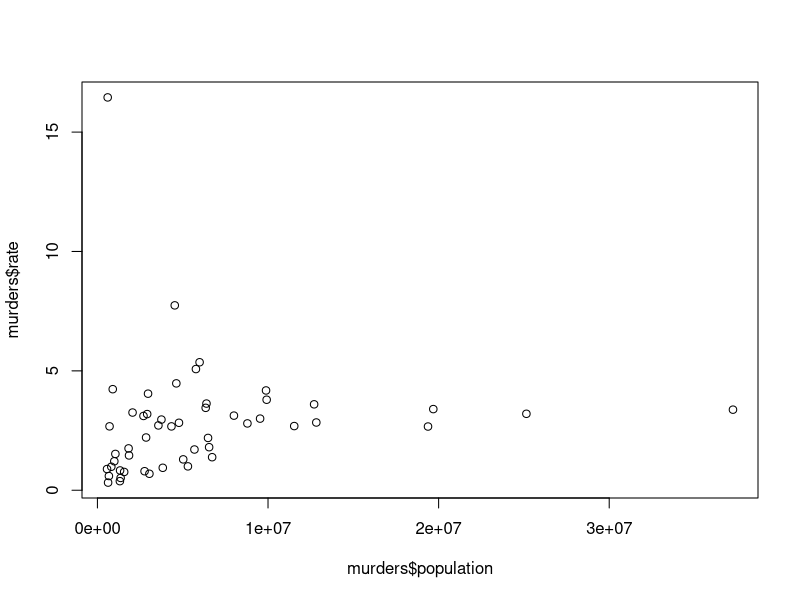
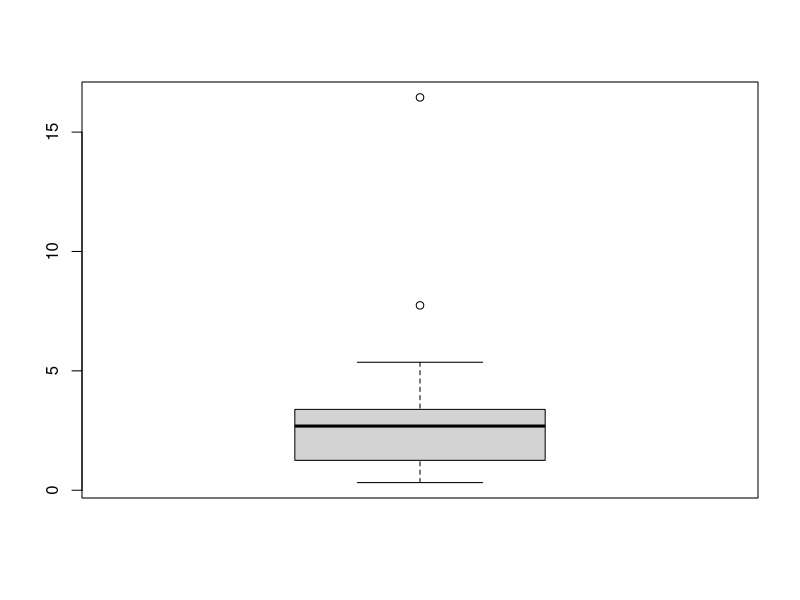
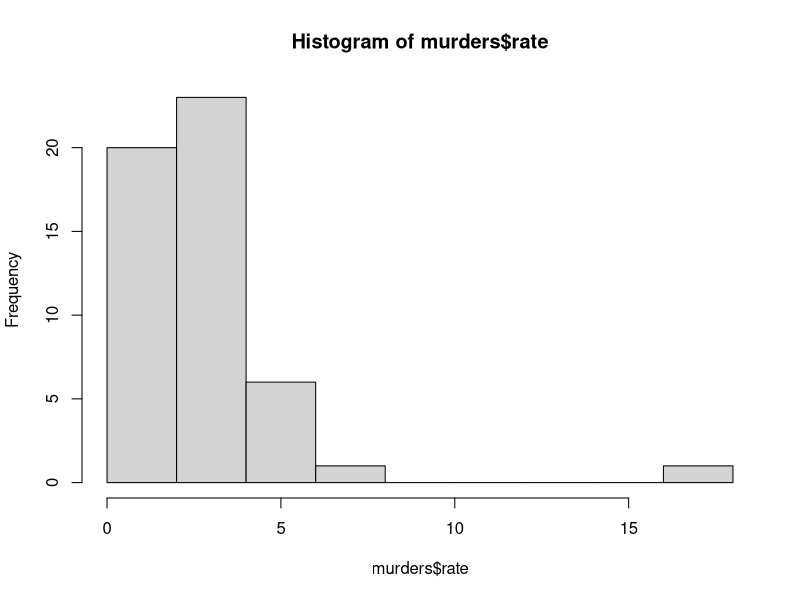

The R source for these figures, in order: (Note: this script raises an error after producing the figures.)
#matrizes
a = matrix(data = c(7,12,12,32,43,60), ncol = 3, byrow = TRUE)
a[2,2] #acessando o elemento da segunda linha e segunda coluna 
a[2,] #acessa segunda linha
a[, 3] #acessa terceira coluna
a[, c(1,3)] #acessa primeira e terceira coluna

# muda o nome das colunas para "A", "B", "C"
colnames(a) = c("A", "B", "C") 
# muda o nome das linhas para "A", "B", "C"
rownames(a) = c("Q", "W") 
a["Q", "B"]
# altera o valor da posicao
a[1,3] = 13 
g = a[,3][c(2,1)]
g
a
# acopla na coluna os vetores
cbind(a, c(34, 78), c(54, 43))
# acopla na linha os vetores
rbind(a, c(34, 78, 45), c(54, 43, 90))
#data frames
library(dslabs) # puxa a lib
data(murders) # puxa os dados
murders # variável dos dados puxados
head(murders) # imprime os 6 primeiros do inicio dos conjuntos de dados
tail(murders) # imprime os 6 primeiros do inicio dos conjuntos de dados
str(murders) # mostra a estrutura dos dados
estados = murders$state # acessando a coluna por nome da variável
sum(murders$total)
order(murders$total)
murders[5, ]
rate = 100000 * murders$total/murders$population
indices = order(rate)
murders[indices[length(indices)],]
murders[indices[1], 1]
murders$rate = rate
murders
str(murders)
plot(x = murders$population, y = murders$rate)
murders[murders$rate == max(rate), ]
mean(murders$rate)
mean(murders$population)
boxplot(murders$rate)
hist(murders$rate)
summary(murders$rate)
levels(murders$region)
nordeste = murders[murders$region == "Northeast", ]
nordeste = nordeste[, -3]
sul = murders[murders$region == "South", ]
sul = sul[, -3]
centro_norte = murders[murders$region == "North Central", ]
centro_norte = centro_norte[, -3]
oeste = murders[murders$region == "West", ]
oeste = oeste[, -3]
boxplot(leste$rate, main = "Leste", ylim = c(min(rate), max(rate)))
boxplot(nordeste$rate, main = "Nordeste", ylim = c(min(rate), max(rate)))
boxplot(centro_norte$rate, main = "Centro Norte", ylim = c(min(rate), max(rate)))
boxplot(sul$rate, main = "Sul", ylim = c(min(rate), max(rate)))
par(mfrow = c(1, 4))
